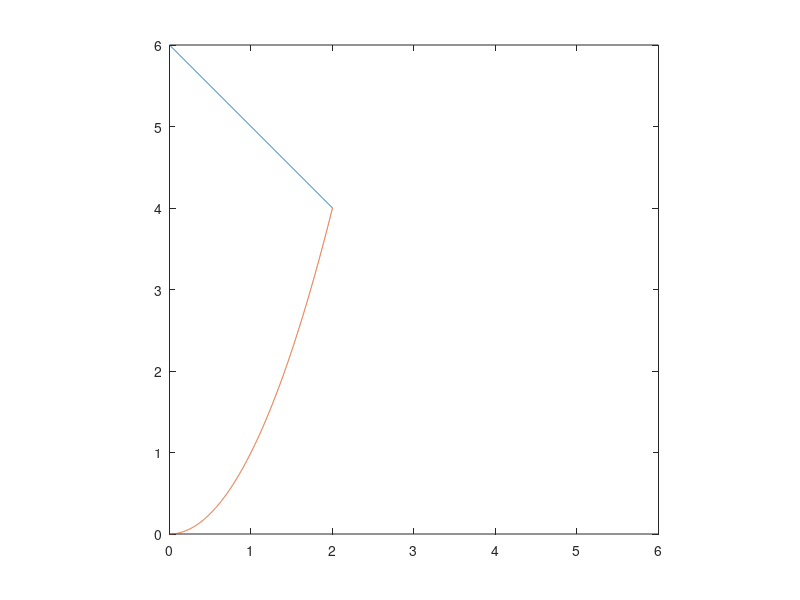

Reproduce this figure in MATLAB.
function [] = funcPlots()

t = 0:0.001:2;

s = 6 - t;

plot(t,s);
hold on

r = t.^2;
plot(t,r);

xlim([0,6]);
ylim([0,6]);
axis('equal');